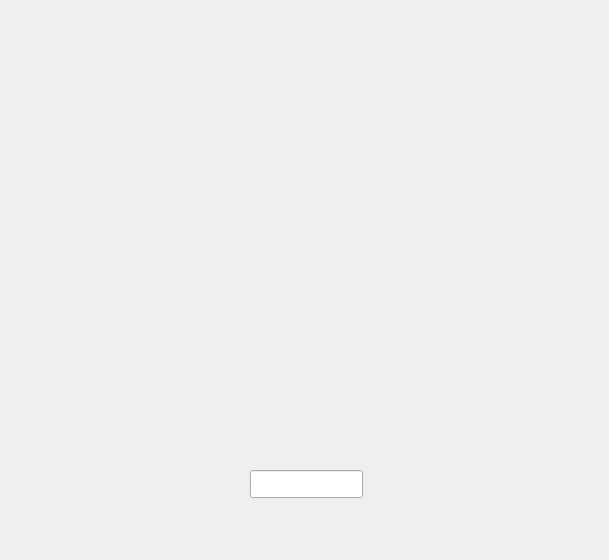
<?xml version="1.0" encoding="UTF-8"?>
<ui version="4.0">
 <class>wordle</class>
 <widget class="QWidget" name="wordle">
  <property name="geometry">
   <rect>
    <x>0</x>
    <y>0</y>
    <width>609</width>
    <height>560</height>
   </rect>
  </property>
  <property name="windowTitle">
   <string>Form</string>
  </property>
  <widget class="QLineEdit" name="entryBox">
   <property name="geometry">
    <rect>
     <x>250</x>
     <y>470</y>
     <width>113</width>
     <height>28</height>
    </rect>
   </property>
  </widget>
  <widget class="QWidget" name="verticalLayoutWidget">
   <property name="geometry">
    <rect>
     <x>210</x>
     <y>120</y>
     <width>160</width>
     <height>157</height>
    </rect>
   </property>
   <layout class="QVBoxLayout" name="verticalLayout">
    <item>
     <widget class="QLabel" name="label_1">
      <property name="text">
       <string/>
      </property>
     </widget>
    </item>
    <item>
     <widget class="QLabel" name="label_2">
      <property name="text">
       <string/>
      </property>
     </widget>
    </item>
    <item>
     <widget class="QLabel" name="label_3">
      <property name="text">
       <string/>
      </property>
     </widget>
    </item>
    <item>
     <widget class="QLabel" name="label_4">
      <property name="text">
       <string/>
      </property>
     </widget>
    </item>
    <item>
     <widget class="QLabel" name="label_5">
      <property name="text">
       <string/>
      </property>
     </widget>
    </item>
    <item>
     <widget class="QLabel" name="label_6">
      <property name="text">
       <string/>
      </property>
     </widget>
    </item>
   </layout>
  </widget>
  <widget class="QLabel" name="guessedBox">
   <property name="geometry">
    <rect>
     <x>460</x>
     <y>390</y>
     <width>63</width>
     <height>20</height>
    </rect>
   </property>
   <property name="text">
    <string/>
   </property>
  </widget>
 </widget>
 <resources/>
 <connections/>
</ui>
